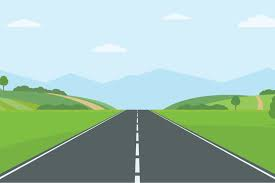
#> input picture opencv_project/OpenCV_projects-main/data/line.jpg, 275 x 183 px, given in place of test2.mp4 , which was not available
$ python 'Traffic Lane Line Detection.py'
#> lines starting #> are read from the running program, lines starting #| are printed output that depends on the picture; after the words box and inside, x2 and y2 are one past the last pixel; in counts of white or black regions, pixels touching at a corner belong together; pictures that were not available may be replaced by others from this repository, and a replacement may not be noted
"""import cv2
import numpy as np

def nothing(x):
    # Callback function for trackbar (does nothing but necessary for createTrackbar)
    pass

def region_of_interest(img):
    height, width = img.shape
    polygon = np.array([
        [(0, height), (width, height), (width, height//2), (0, height//2)]
    ])
    mask = np.zeros_like(img)
    cv2.fillPoly(mask, polygon, 255)
    masked_image = cv2.bitwise_and(img, mask)
    return masked_image

# Load the image or video frame
image = cv2.imread('images.png')  # Replace with your image path
cv2.namedWindow('Lane Line Detection')

# Create trackbars for Gaussian blur and Canny thresholds
cv2.createTrackbar('Gaussian Kernel Size', 'Lane Line Detection', 5, 30, nothing)
cv2.createTrackbar('Min Threshold', 'Lane Line Detection', 50, 200, nothing)
cv2.createTrackbar('Max Threshold', 'Lane Line Detection', 150, 300, nothing)

while True:
    # Read trackbar positions
    kernel_size = cv2.getTrackbarPos('Gaussian Kernel Size', 'Lane Line Detection')
    min_threshold = cv2.getTrackbarPos('Min Threshold', 'Lane Line Detection')
    max_threshold = cv2.getTrackbarPos('Max Threshold', 'Lane Line Detection')

    # Ensure kernel size is odd
    if kernel_size % 2 == 0: kernel_size += 1

    # Process the image
    gray = cv2.cvtColor(image, cv2.COLOR_BGR2GRAY)
    blur = cv2.GaussianBlur(gray, (kernel_size, kernel_size), 0)
    edges = cv2.Canny(blur, min_threshold, max_threshold)
    roi = region_of_interest(edges)

    # Apply Hough Line Transform
    lines = cv2.HoughLinesP(roi, 1, np.pi/180, 100, minLineLength=40, maxLineGap=5)

    # Draw lines on a copy of the original image
    line_image = image.copy()
    if lines is not None:
        for line in lines:
            x1, y1, x2, y2 = line[0]
            cv2.line(line_image, (x1, y1), (x2, y2), (255, 0, 0), 5)

    # Stack original and line-detected images side by side
    combined_image = np.hstack((image, line_image))

    # Show the result
    cv2.imshow('Lane Line Detection', combined_image)

    # Break loop with 'q'
    if cv2.waitKey(1) & 0xFF == ord('q'):
        break

cv2.destroyAllWindows()
"""


import cv2
import numpy as np

def nothing(x):
    # Callback function for trackbar
    pass

def region_of_interest(img):
    height, width = img.shape[:2]
    # Define a polygon for the ROI, adjust these values based on your needs
    polygon = np.array([
        [(50, height), (width - 50, height), (width - 50, height // 2), (50, height // 2)]
    ])
    mask = np.zeros_like(img)
    cv2.fillPoly(mask, [polygon], 255)
    masked_image = cv2.bitwise_and(img, mask)
    return masked_image

# Start capturing video from the webcam
cap = cv2.VideoCapture("test2.mp4 ")

# Create a window
cv2.namedWindow('Lane Line Detection')

# Create trackbars for color thresholding and Canny thresholds
cv2.createTrackbar('Lower Threshold', 'Lane Line Detection', 0, 255, nothing)
cv2.createTrackbar('Upper Threshold', 'Lane Line Detection', 255, 255, nothing)
cv2.createTrackbar('Min Canny Threshold', 'Lane Line Detection', 50, 200, nothing)
cv2.createTrackbar('Max Canny Threshold', 'Lane Line Detection', 150, 300, nothing)

while True:
    # Read a frame from the video capture
    ret, frame = cap.read()
#> frame is the input picture: shape (183, 275, 3); mean B, G, R 175.1, 192.6, 161.2
    if not ret:
        break

    # Resize the frame to (500, 500)
    frame = cv2.resize(frame, (500, 500))
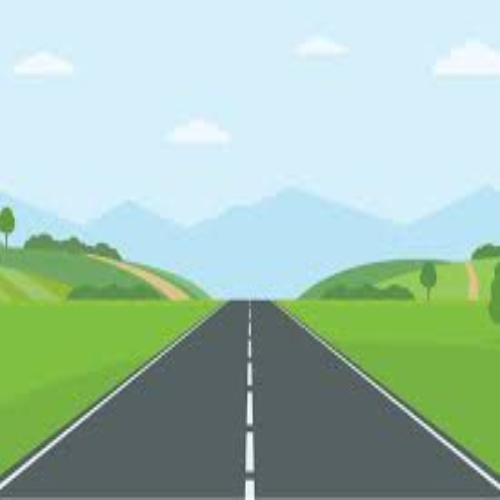
#> frame: shape (500, 500, 3); mean B, G, R 175, 192.5, 161.2

    # Read trackbar positions
    lower_thresh = cv2.getTrackbarPos('Lower Threshold', 'Lane Line Detection')
    upper_thresh = cv2.getTrackbarPos('Upper Threshold', 'Lane Line Detection')
    min_canny_threshold = cv2.getTrackbarPos('Min Canny Threshold', 'Lane Line Detection')
    max_canny_threshold = cv2.getTrackbarPos('Max Canny Threshold', 'Lane Line Detection')

    # Convert the frame to grayscale
    gray = cv2.cvtColor(frame, cv2.COLOR_BGR2GRAY)
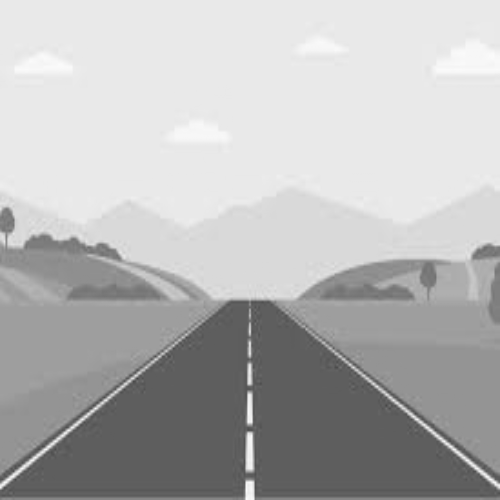
#> gray: shape (500, 500); min 67, max 251, mean 181.1

    # Apply color thresholding
    _, thresholded = cv2.threshold(gray, lower_thresh, upper_thresh, cv2.THRESH_BINARY)
#> thresholded: shape (500, 500); every value is 255

    # Apply Canny edge detection
    edges = cv2.Canny(thresholded, min_canny_threshold, max_canny_threshold)
#> edges: shape (500, 500); every value is 0

    # Apply region of interest masking
    masked_edges = region_of_interest(edges)
#> in region_of_interest, `cv2.fillPoly(mask, [polygon], 255)`:
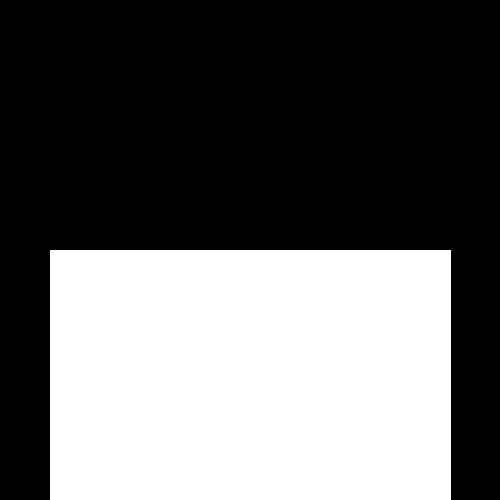
#> mask: shape (500, 500); 40.1% white; 1 white region, box (x1, y1, x2, y2) and area: (50, 250, 451, 500) 100250

    # Apply Hough Line Transform
    lines = cv2.HoughLinesP(masked_edges, 1, np.pi/180, 100, minLineLength=40, maxLineGap=5)
#> lines = None

    # Draw lines on a copy of the original frame
    line_image = frame.copy()
    if lines is not None:
        for line in lines:
            x1, y1, x2, y2 = line[0]
            cv2.line(line_image, (x1, y1), (x2, y2), (255, 0, 0), 5)

    # Stack original and line-detected frames side by side
    combined_image = np.hstack((frame, line_image))
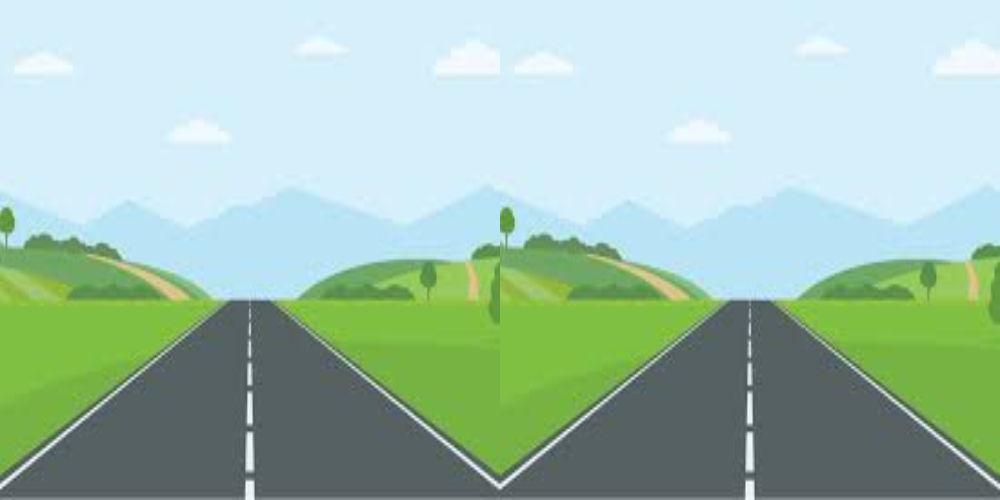
#> combined_image: shape (500, 1000, 3); mean B, G, R 175, 192.5, 161.2

    # Show the result
    cv2.imshow('Lane Line Detection', combined_image)

    # Break loop with 'q'
    if cv2.waitKey(1) & 0xFF == ord('q'):
#> (key q is pressed here)
        break

# Release everything when done
cap.release()
cv2.destroyAllWindows()
